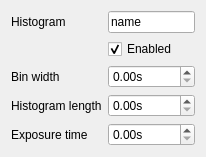
<?xml version="1.0" encoding="UTF-8"?>
<ui version="4.0">
 <class>Form</class>
 <widget class="QWidget" name="Form">
  <property name="geometry">
   <rect>
    <x>0</x>
    <y>0</y>
    <width>206</width>
    <height>156</height>
   </rect>
  </property>
  <property name="windowTitle">
   <string>Form</string>
  </property>
  <layout class="QFormLayout" name="formLayout">
   <item row="0" column="0">
    <widget class="QLabel" name="label">
     <property name="text">
      <string>Histogram</string>
     </property>
    </widget>
   </item>
   <item row="0" column="1">
    <widget class="QLineEdit" name="nameLineEdit">
     <property name="text">
      <string>name</string>
     </property>
     <property name="readOnly">
      <bool>true</bool>
     </property>
    </widget>
   </item>
   <item row="1" column="1">
    <widget class="QCheckBox" name="enabledCheckBox">
     <property name="text">
      <string>Enabled</string>
     </property>
     <property name="checked">
      <bool>true</bool>
     </property>
    </widget>
   </item>
   <item row="2" column="0">
    <widget class="QLabel" name="label_3">
     <property name="text">
      <string>Bin width</string>
     </property>
    </widget>
   </item>
   <item row="2" column="1">
    <widget class="ScienDSpinBox" name="binWidthDoubleSpinBox">
     <property name="enabled">
      <bool>true</bool>
     </property>
     <property name="suffix">
      <string>s</string>
     </property>
    </widget>
   </item>
   <item row="3" column="0">
    <widget class="QLabel" name="label_4">
     <property name="text">
      <string>Histogram length</string>
     </property>
    </widget>
   </item>
   <item row="3" column="1">
    <widget class="ScienDSpinBox" name="histogramLengthDoubleSpinBox">
     <property name="suffix">
      <string>s</string>
     </property>
    </widget>
   </item>
   <item row="4" column="0">
    <widget class="QLabel" name="label_5">
     <property name="text">
      <string>Exposure time</string>
     </property>
    </widget>
   </item>
   <item row="4" column="1">
    <widget class="ScienDSpinBox" name="exposureTimedoubleSpinBox">
     <property name="suffix">
      <string>s</string>
     </property>
    </widget>
   </item>
  </layout>
 </widget>
 <customwidgets>
  <customwidget>
   <class>ScienDSpinBox</class>
   <extends>QDoubleSpinBox</extends>
   <header>qudi.util.widgets.scientific_spinbox</header>
  </customwidget>
 </customwidgets>
 <resources/>
 <connections>
  <connection>
   <sender>enabledCheckBox</sender>
   <signal>toggled(bool)</signal>
   <receiver>binWidthDoubleSpinBox</receiver>
   <slot>setEnabled(bool)</slot>
   <hints>
    <hint type="sourcelabel">
     <x>123</x>
     <y>50</y>
    </hint>
    <hint type="destinationlabel">
     <x>134</x>
     <y>69</y>
    </hint>
   </hints>
  </connection>
  <connection>
   <sender>enabledCheckBox</sender>
   <signal>toggled(bool)</signal>
   <receiver>histogramLengthDoubleSpinBox</receiver>
   <slot>setEnabled(bool)</slot>
   <hints>
    <hint type="sourcelabel">
     <x>119</x>
     <y>49</y>
    </hint>
    <hint type="destinationlabel">
     <x>176</x>
     <y>100</y>
    </hint>
   </hints>
  </connection>
  <connection>
   <sender>enabledCheckBox</sender>
   <signal>toggled(bool)</signal>
   <receiver>exposureTimedoubleSpinBox</receiver>
   <slot>setEnabled(bool)</slot>
   <hints>
    <hint type="sourcelabel">
     <x>156</x>
     <y>50</y>
    </hint>
    <hint type="destinationlabel">
     <x>162</x>
     <y>137</y>
    </hint>
   </hints>
  </connection>
 </connections>
</ui>
